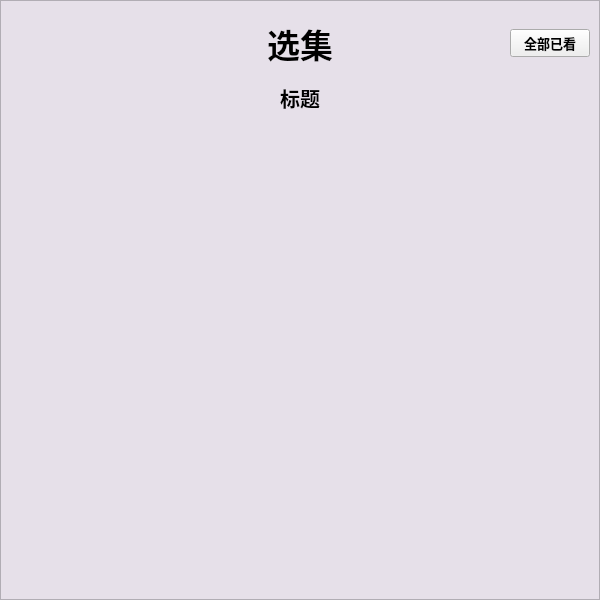
<?xml version="1.0" encoding="UTF-8"?>
<ui version="4.0">
 <class>EpisodePage</class>
 <widget class="QWidget" name="EpisodePage">
  <property name="geometry">
   <rect>
    <x>0</x>
    <y>0</y>
    <width>600</width>
    <height>600</height>
   </rect>
  </property>
  <property name="minimumSize">
   <size>
    <width>600</width>
    <height>0</height>
   </size>
  </property>
  <property name="maximumSize">
   <size>
    <width>600</width>
    <height>16777215</height>
   </size>
  </property>
  <property name="styleSheet">
   <string notr="true"/>
  </property>
  <layout class="QHBoxLayout" name="horizontalLayout_5">
   <property name="spacing">
    <number>0</number>
   </property>
   <property name="leftMargin">
    <number>0</number>
   </property>
   <property name="topMargin">
    <number>0</number>
   </property>
   <property name="rightMargin">
    <number>0</number>
   </property>
   <property name="bottomMargin">
    <number>0</number>
   </property>
   <item alignment="Qt::AlignmentFlag::AlignLeft">
    <widget class="QFrame" name="frame_2">
     <property name="minimumSize">
      <size>
       <width>600</width>
       <height>0</height>
      </size>
     </property>
     <property name="maximumSize">
      <size>
       <width>600</width>
       <height>16777215</height>
      </size>
     </property>
     <property name="styleSheet">
      <string notr="true">QFrame {
    background-color:rgb(230, 224, 233)
}</string>
     </property>
     <property name="frameShape">
      <enum>QFrame::Shape::StyledPanel</enum>
     </property>
     <property name="frameShadow">
      <enum>QFrame::Shadow::Raised</enum>
     </property>
     <layout class="QVBoxLayout" name="verticalLayout_9">
      <property name="leftMargin">
       <number>0</number>
      </property>
      <property name="rightMargin">
       <number>0</number>
      </property>
      <item>
       <widget class="QFrame" name="frame">
        <layout class="QHBoxLayout" name="horizontalLayout">
         <item>
          <widget class="QPushButton" name="pushButton_14">
           <property name="minimumSize">
            <size>
             <width>44</width>
             <height>44</height>
            </size>
           </property>
           <property name="maximumSize">
            <size>
             <width>44</width>
             <height>44</height>
            </size>
           </property>
           <property name="styleSheet">
            <string notr="true">QPushButton {
	background-color: rgb(230, 224, 233);
	border:none;
	border-radius:22px
}

QPushButton:hover {
    background-color: rgb(225, 219, 228);
}</string>
           </property>
           <property name="text">
            <string/>
           </property>
           <property name="icon">
            <iconset>
             <normaloff>icons/back.png</normaloff>icons/back.png</iconset>
           </property>
           <property name="iconSize">
            <size>
             <width>25</width>
             <height>25</height>
            </size>
           </property>
           <property name="checkable">
            <bool>true</bool>
           </property>
          </widget>
         </item>
         <item>
          <widget class="QPushButton" name="pushButton_12">
           <property name="minimumSize">
            <size>
             <width>480</width>
             <height>0</height>
            </size>
           </property>
           <property name="maximumSize">
            <size>
             <width>300</width>
             <height>16777215</height>
            </size>
           </property>
           <property name="font">
            <font>
             <family>微软雅黑</family>
             <pointsize>25</pointsize>
             <bold>true</bold>
            </font>
           </property>
           <property name="styleSheet">
            <string notr="true">border:none;</string>
           </property>
           <property name="text">
            <string>选集</string>
           </property>
          </widget>
         </item>
         <item>
          <widget class="QPushButton" name="pushButton_15">
           <property name="font">
            <font>
             <family>微软雅黑</family>
             <pointsize>10</pointsize>
             <bold>true</bold>
            </font>
           </property>
           <property name="text">
            <string>全部已看</string>
           </property>
          </widget>
         </item>
        </layout>
       </widget>
      </item>
      <item>
       <widget class="QPushButton" name="pushButton_13">
        <property name="font">
         <font>
          <family>微软雅黑</family>
          <pointsize>15</pointsize>
          <bold>true</bold>
         </font>
        </property>
        <property name="styleSheet">
         <string notr="true">border:none;</string>
        </property>
        <property name="text">
         <string>标题</string>
        </property>
       </widget>
      </item>
      <item>
       <widget class="QScrollArea" name="scrollArea">
        <property name="styleSheet">
         <string notr="true">border:none;</string>
        </property>
        <property name="widgetResizable">
         <bool>true</bool>
        </property>
        <widget class="QWidget" name="scrollAreaWidgetContents_2">
         <property name="geometry">
          <rect>
           <x>0</x>
           <y>0</y>
           <width>598</width>
           <height>480</height>
          </rect>
         </property>
         <layout class="QGridLayout" name="gridLayout_3">
          <item row="0" column="0">
           <spacer name="verticalSpacer_5">
            <property name="orientation">
             <enum>Qt::Orientation::Vertical</enum>
            </property>
            <property name="sizeHint" stdset="0">
             <size>
              <width>20</width>
              <height>40</height>
             </size>
            </property>
           </spacer>
          </item>
         </layout>
        </widget>
       </widget>
      </item>
     </layout>
    </widget>
   </item>
  </layout>
 </widget>
 <resources/>
 <connections/>
</ui>
